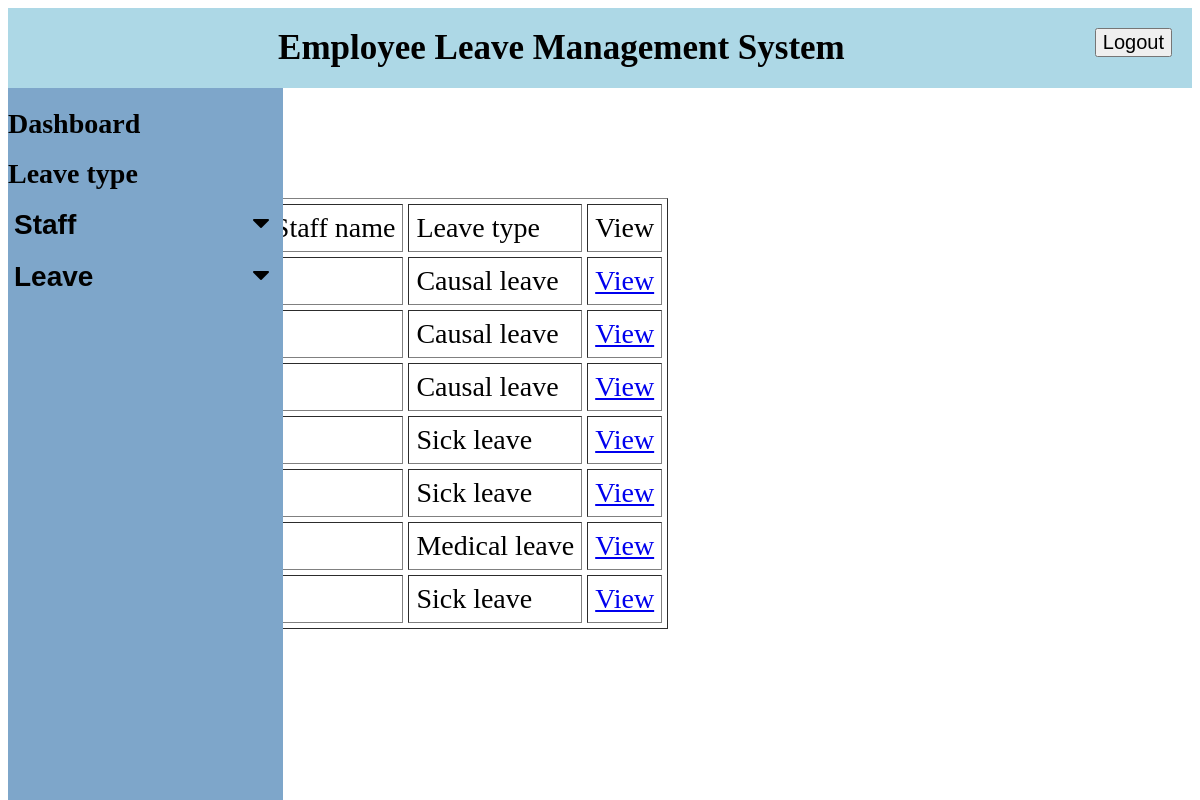
The app's page /manager/newrequest.php with its own data.
### tables this page shows
CREATE TABLE `leaves` (
  `ID` int(11) NOT NULL,
  `Leave_type` char(50) NOT NULL,
  `Applied_date` date NOT NULL,
  `Start_date` date NOT NULL,
  `End_date` date NOT NULL,
  `No_of_days` int(11) NOT NULL,
  `Description` varchar(255) NOT NULL,
  `Status` char(20) NOT NULL,
  `emp_id` int(11) DEFAULT NULL
);

### manager/newrequest.php (the view, shortened to what this page needs)
<?php
include('connection.php');
?>
<html>
    <head>
        <link rel="stylesheet" href="https://cdnjs.cloudflare.com/ajax/libs/font-awesome/4.7.0/css/font-awesome.min.css">
        <link rel ="stylesheet" href="mstyle.css">
    </head>
<body>
    <nav>Employee Leave Management System
      <button  class="drop" onclick="window.location.href='logout.php';">Logout
    </button>
    </nav>
    <div class="sidenav">
        <a href ="managerdashboard.php">Dashboard</a><br>
        <a href ="leavetype.php">Leave type</a><br>
        <button class="dropdown-btn">Staff
            <i class="fa fa-caret-down"></i>
        </button>
        <br>
        <button class="dropdown-btn">Leave
            <i class="fa fa-caret-down"></i>
        </button>
        <br>
    </div>
    <div class="manage">
    <h3>New Requests</h3>
</div>
<?php
$result = mysqli_query($con,"SELECT * FROM leaves");
if (mysqli_num_rows($result) > 0){?>
<form action="viewrequest.php" method="POST">
<div class="table-content">
    <table border = "1" cellpadding = "7px" cellspacing="5px">
          <tr>
            <td>ID</td>
            <td>Staff name</td>
            <td>Leave type</td>
            <td>View </td>
          </tr>
          <?php
                while($row = mysqli_fetch_array($result)) {
                ?>
          <tr>
            <td><?php echo $row["ID" ]; ?></td>
            <td><?php echo $row["Firstname" ]; ?></td>
            <td><?php echo $row["Leave_type" ]; ?></td>
            <td><a href="viewrequest.php?id=<?php echo $row["ID"]; ?>">View</a></td>
        </tr>
            <?php
                }
                ?>
  <?php
}
?>
</table>
</body>
</html>

### manager/mstyle.css (style rules this page uses)
nav { background-color: lightblue; font-size: 35px; padding: 20px; font-weight: bolder; text-align: center; }
.sidenav { height: 100%; width: 275px; position: fixed; background-color: rgb(126, 166, 202); padding-top: 20px; }
.sidenav a, .dropdown-btn { padding: 6px,8px,6px,16px; text-decoration: none; font-size: 28px; font-weight: bold; color: black; width:100% ; text-align: left; padding-left: px; display: block; cursor: pointer; background-color: rgb(126, 166, 202); border: none; }
.fa-caret-down { float: right; padding-right: 8px; }
.drop { float: right; }
button { font-size: 20px; }
.table-content { margin-left: 17%; }
h3 { font-size: 35px; }
td { font-size: 28px; }

### records on screen
leaves: Leave_type "Causal leave"
leaves: Leave_type "Causal leave"
leaves: Leave_type "Causal leave"
leaves: Leave_type "Sick leave"
leaves: Leave_type "Sick leave"
leaves: Leave_type "Medical leave"
leaves: Leave_type "Sick leave"
